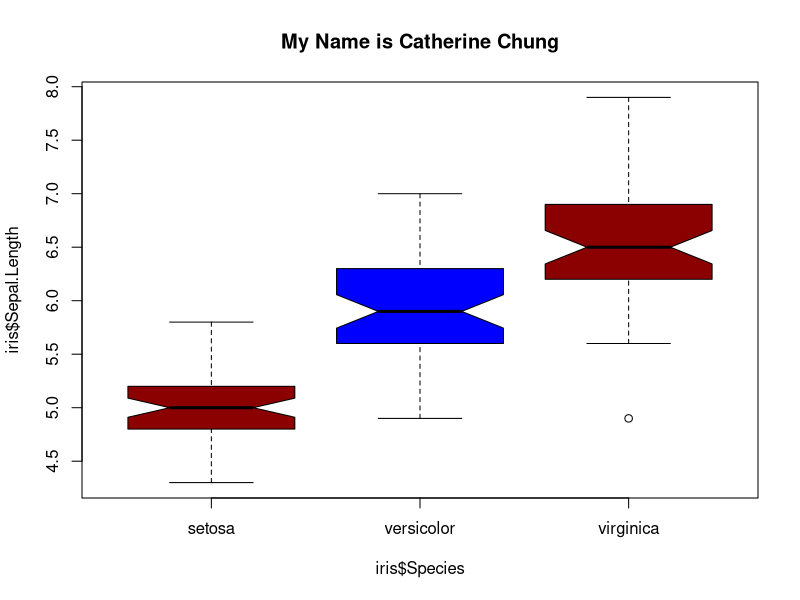
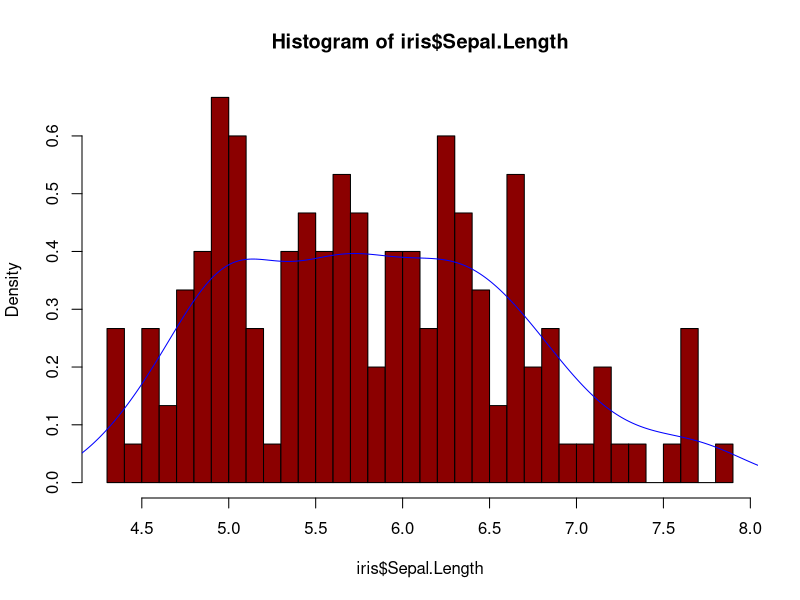
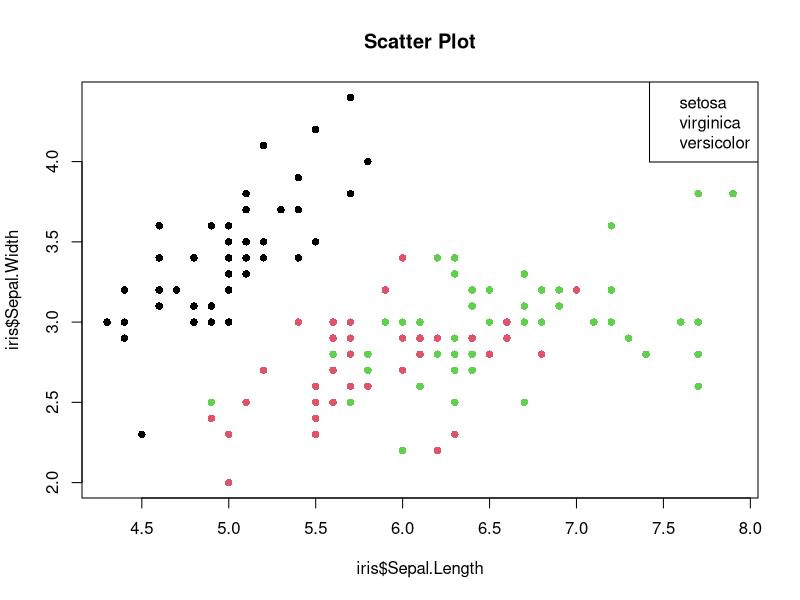

Reproduce these figures in R, in order.
#W1 R Programming

#========================Step 1: Describe the Data=====================

#List the structure of the data (str)
#Execute a summary of the data
#Print the first six records

str( iris )
summary( iris ) 
head(iris)

#========================Step 2: Box-Whisker Plots=====================

#Plot a box plot of the numeric variable split by the grouping variable. The plot needs the following:
#The MAIN TITLE of the box plot should be set to your name
#Add a notch to the boxes
#Add color to the boxes

boxplot(iris$Sepal.Length ~ iris$Species, notch=TRUE, col=c("darkred","blue"), main="My Name is Catherine Chung")

#========================Step 3: Histograms=====================

#Plot a histogram of the numeric variable
#Manually set the number of breaks to a value that makes sense
#Superimpose a density line to the graph
#Bonus: Find a way to add color or decoration to this graph and earn bonus points. 

hist( iris$Sepal.Length, breaks=30, prob=TRUE, col=c("darkred"))
lines( density( iris$Sepal.Length ), col=c("blue") )

#========================Step 4: Scatter Plots=====================

#Create a scatter plot of the numeric variable and variable #2.

#Each group member needs to be in a different color
#Set the plot character to a value that is easy to see. Character value 16 is a good choice.
#BONUS: Find a way to add color or decoration to this graph and earn bonus points.

plot(iris$Sepal.Length, iris$Sepal.Width, col=iris$Species, pch=16, main="Scatter Plot")
legend("topright", legend=c("setosa","virginica", "versicolor"))

#========================Step 5: Simple Math=====================

#For the numeric variable, compute the following statistics
#Mean
#Median
#Min
#Max
#Standard Deviation

mean( iris$Sepal.Length )
median( iris$Sepal.Length )
min( iris$Sepal.Length )
max( iris$Sepal.Length )
sd( iris$Sepal.Length )

#Calculate the Median for the numeric for each group member. Sort the result in Descending order.
a = aggregate( x=iris$Sepal.Length, by=list( iris$Species), FUN=median )
a = a[ order( a$x, decreasing=TRUE), ]
a